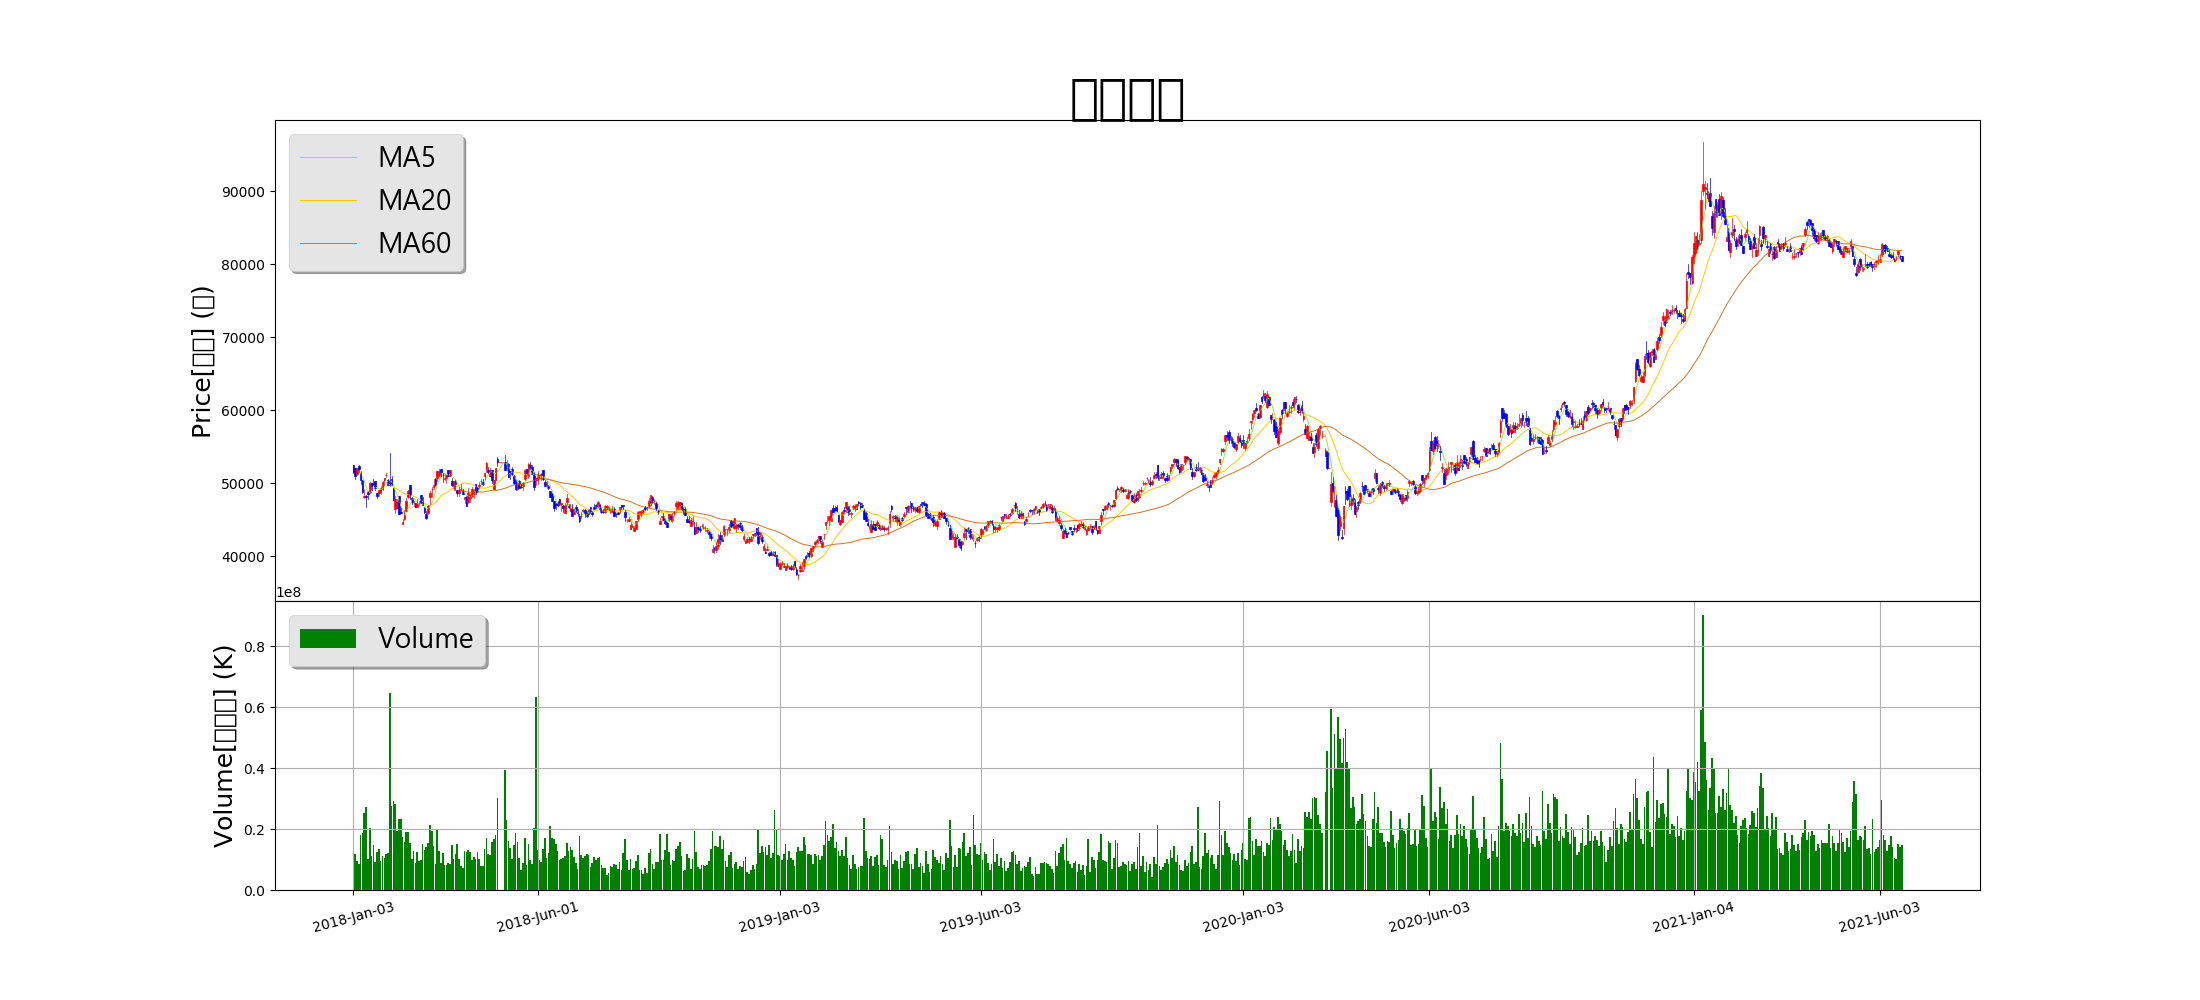

Python code for this plot:
#%%
import matplotlib.pyplot as plt
import matplotlib.gridspec as gridspec
import yfinance as yf
import numpy as np
import pandas as pd

# data 불러오기
samsung_elec = yf.download('005930.KS', start="2018-01-01", end="2021-06-21")
# 이동평균선 데이터 구하기
samsung_elec['MA5'] = samsung_elec['Close'].rolling(5).mean()
samsung_elec['MA20'] = samsung_elec['Close'].rolling(20).mean()
samsung_elec['MA60'] = samsung_elec['Close'].rolling(60).mean()

#그래프 그리기
fig = plt.figure(figsize=(22, 10))
fig.set_facecolor('w')
fig.subplots_adjust(hspace=0)
plt.rcParams["font.family"] = 'Malgun Gothic'

gs = gridspec.GridSpec(2, 1, height_ratios=[2.5, 1.5])
axes = []
axes.append(plt.subplot(gs[0]))
axes.append(plt.subplot(gs[1], sharex=axes[0]))
axes[0].get_xaxis().set_visible(False)
index = np.arange(len(samsung_elec.index))
dohlc = np.hstack((np.reshape(index, (-1, 1)), samsung_elec))
axes[0].set_title('삼성전자', fontsize=35)
axes[0].grid()
# 이동평균선 그리기
axes[0].plot(index, samsung_elec['MA5'], label='MA5', linewidth=0.7, color='#94EB3E')
axes[0].plot(index, samsung_elec['MA20'], label='MA20', linewidth=0.7, color='#FFC800')
axes[0].plot(index, samsung_elec['MA60'], label='MA60', linewidth=0.7, color='#D27328')
axes[0].legend(loc='upper left', fontsize=20, fancybox=True, shadow=True)

#candistrick 그리기
from mpl_finance import candlestick_ohlc

# 봉차트
candlestick_ohlc(axes[0], dohlc, width=0.9, colorup='r', colordown='b')

# 거래량 차트
axes[1].bar(index, samsung_elec['Volume'], color='green', width=0.9, align='center',label="Volume")
axes[1].legend(loc='upper left',fontsize=20, fancybox=True, shadow=True)

axes[0].set_ylabel("Price[가격] (원)",fontsize=18)
axes[1].set_ylabel("Volume[거래량] (K)", fontsize=18)

x_stick = [0, 101, 234, 344, 488, 590, 735, 837]
x_c_stick = ['2018-Jan-03', '2018-Jun-01',
'2019-Jan-03', '2019-Jun-03',
'2020-Jan-03', '2020-Jun-03',
'2021-Jan-04', '2021-Jun-03']

plt.rc('xtick', labelsize=18) 
plt.rc('ytick', labelsize=15)
plt.xticks(x_stick, x_c_stick, rotation=15)
plt.axis('on')
plt.grid()
plt.style.use('ggplot')
plt.rc('font',family='Malgun Gothic')
plt.savefig('Q1_s.png')
plt.show()


# %%
